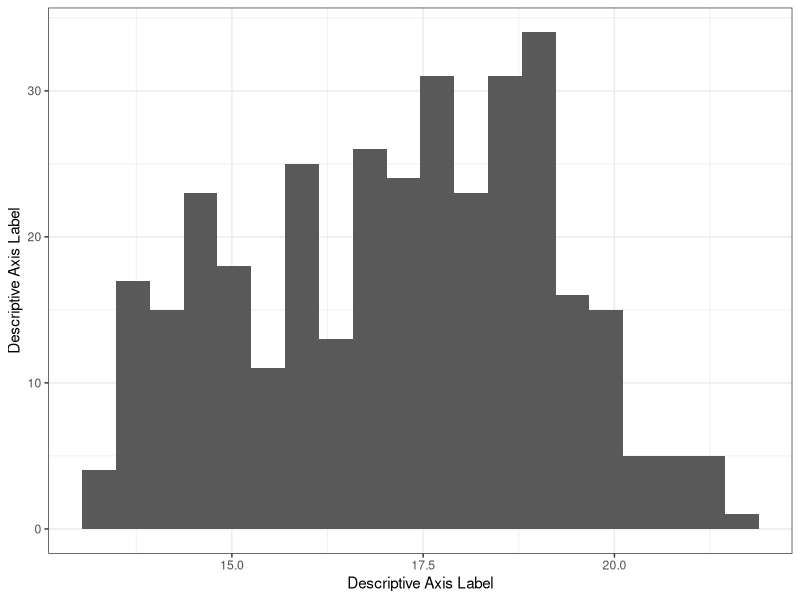
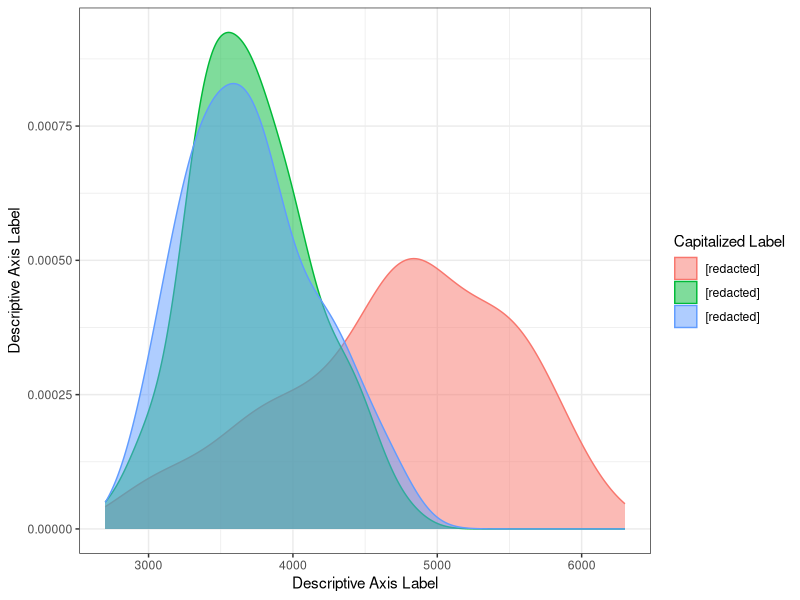
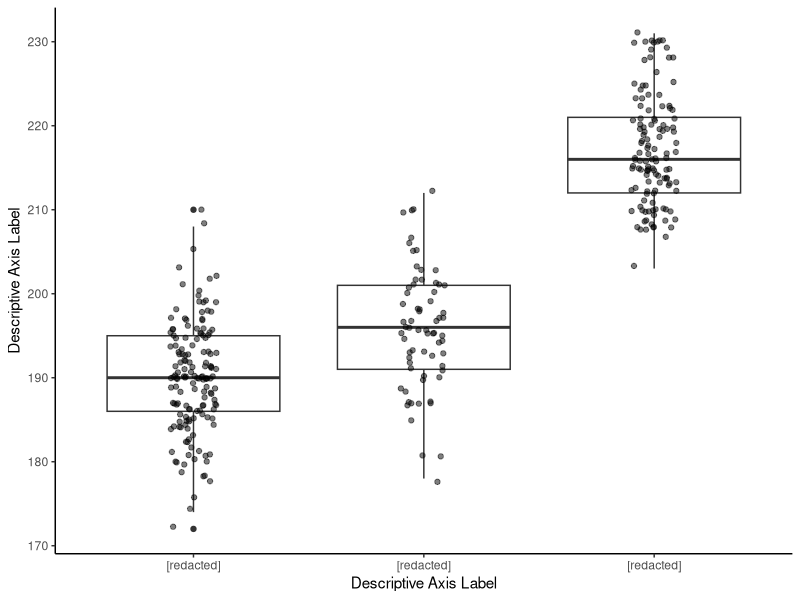
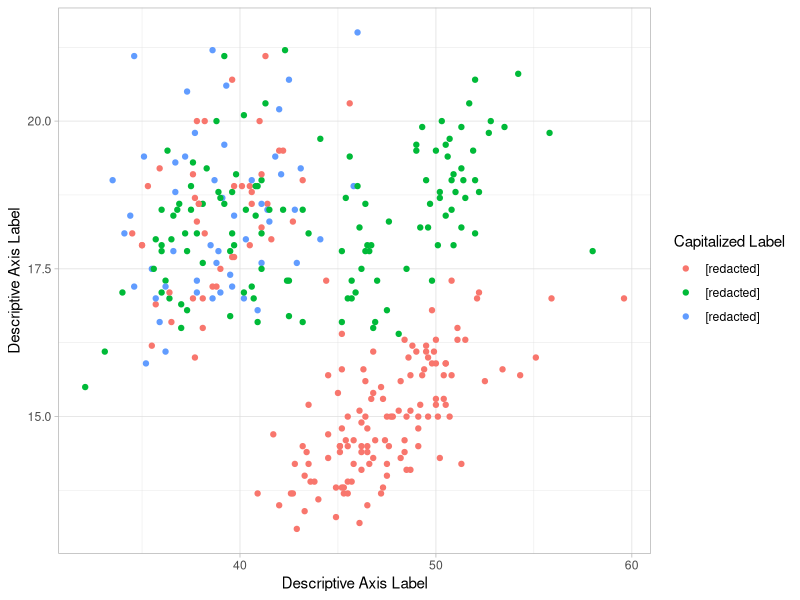

Generate these figures, in order, with R:
## ---- chunk 1
knitr::opts_chunk$set(echo = FALSE, warning = FALSE, message = FALSE)
## ---- chunk 2
# Load libraries
library(tidyverse)
library(palmerpenguins)
## ---- chunk 3
# Answer:

# species:

# island:

# bill_length_mm:

# bill_depth_mm:

# flipper_length:

# body_mass_g:

# sex:

# year: continuous
## ---- chunk 4
# Histogram
ggplot(penguins, aes(bill_depth_mm)) +
  geom_histogram(bins = 20) +
  labs(x = "Descriptive Axis Label",
       y = "Descriptive Axis Label") +
  theme_bw()
## ---- chunk 5
# Description:
## ---- chunk 6
# Multiple density plot
ggplot(penguins, aes(body_mass_g, color = island, fill = island)) +
  geom_density(alpha = 0.5) +
  labs(x = "Descriptive Axis Label",
       y = "Descriptive Axis Label",
       color = "Capitalized Label",
       fill = "Capitalized Label") +
  scale_fill_discrete(labels = c("[redacted]", "[redacted]", "[redacted]")) +
  scale_color_discrete(labels = c("[redacted]", "[redacted]", "[redacted]")) +
  theme_bw()
## ---- chunk 7
# Description:
## ---- chunk 8
# Box-and-whisker plot
ggplot(penguins, aes(species, flipper_length_mm)) +
  geom_boxplot() +
  geom_jitter(alpha = 0.5, width = 0.1) +
  labs(x = "Descriptive Axis Label",
       y = "Descriptive Axis Label") +
  scale_x_discrete(labels = c("[redacted]", "[redacted]", "[redacted]")) +
  theme_classic()
## ---- chunk 9
# Description:
## ---- chunk 10
# Scatterplot
ggplot(penguins, aes(bill_length_mm, bill_depth_mm, color = island)) +
  geom_point() +
  labs(x = "Descriptive Axis Label",
       y = "Descriptive Axis Label",
       color = "Capitalized Label") +
  scale_color_discrete(labels = c("[redacted]", "[redacted]", "[redacted]")) +
  theme_light()
## ---- chunk 11
# Description:
